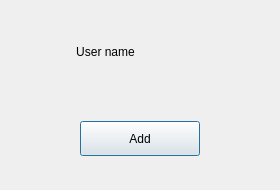
<?xml version="1.0" encoding="UTF-8"?>
<ui version="4.0">
 <class>UserFoundDlg</class>
 <widget class="QDialog" name="UserFoundDlg">
  <property name="geometry">
   <rect>
    <x>0</x>
    <y>0</y>
    <width>280</width>
    <height>190</height>
   </rect>
  </property>
  <property name="minimumSize">
   <size>
    <width>280</width>
    <height>190</height>
   </size>
  </property>
  <property name="maximumSize">
   <size>
    <width>280</width>
    <height>190</height>
   </size>
  </property>
  <property name="windowTitle">
   <string>Dialog</string>
  </property>
  <layout class="QVBoxLayout" name="verticalLayout">
   <item>
    <widget class="QWidget" name="widget" native="true">
     <layout class="QHBoxLayout" name="horizontalLayout">
      <item>
       <widget class="QLabel" name="head_lb">
        <property name="minimumSize">
         <size>
          <width>50</width>
          <height>50</height>
         </size>
        </property>
        <property name="maximumSize">
         <size>
          <width>50</width>
          <height>50</height>
         </size>
        </property>
        <property name="text">
         <string/>
        </property>
       </widget>
      </item>
      <item>
       <widget class="QLabel" name="name_lb">
        <property name="text">
         <string>User name</string>
        </property>
        <property name="alignment">
         <set>Qt::AlignmentFlag::AlignCenter</set>
        </property>
       </widget>
      </item>
      <item>
       <spacer name="horizontalSpacer">
        <property name="orientation">
         <enum>Qt::Orientation::Horizontal</enum>
        </property>
        <property name="sizeHint" stdset="0">
         <size>
          <width>226</width>
          <height>20</height>
         </size>
        </property>
       </spacer>
      </item>
     </layout>
    </widget>
   </item>
   <item>
    <widget class="QWidget" name="widget_2" native="true">
     <layout class="QHBoxLayout" name="horizontalLayout_2">
      <item>
       <widget class="StateBtn" name="add_to_contact">
        <property name="maximumSize">
         <size>
          <width>120</width>
          <height>35</height>
         </size>
        </property>
        <property name="text">
         <string>Add</string>
        </property>
       </widget>
      </item>
     </layout>
    </widget>
   </item>
  </layout>
 </widget>
 <customwidgets>
  <customwidget>
   <class>StateBtn</class>
   <extends>QPushButton</extends>
   <header location="global">buttons/statebtn.h</header>
  </customwidget>
 </customwidgets>
 <resources/>
 <connections/>
</ui>
